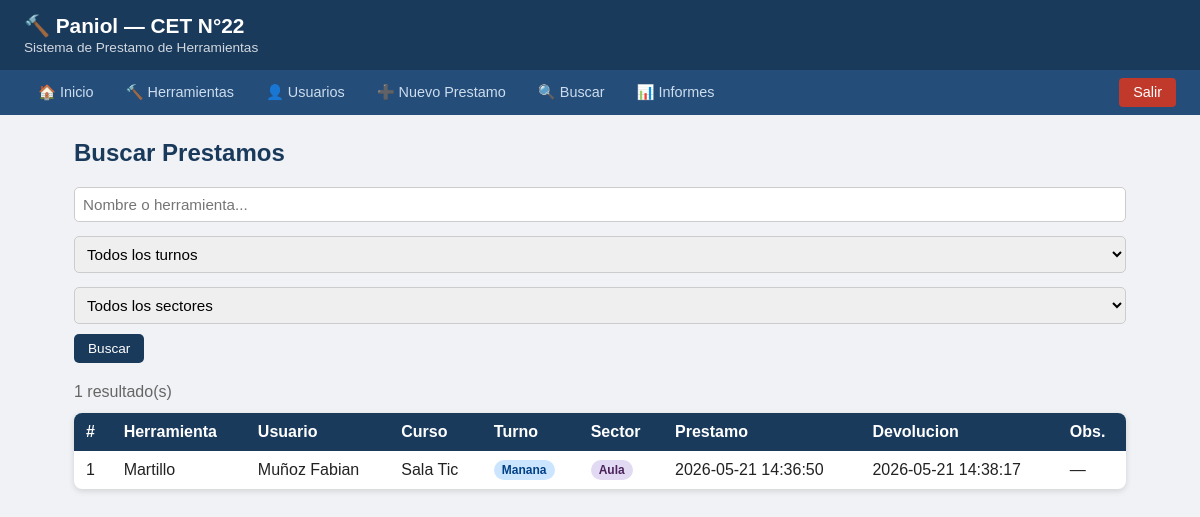
/buscar (signed in), run on the app's committed database.
### tables this page shows
CREATE TABLE prestamos (
            id                INTEGER PRIMARY KEY AUTOINCREMENT,
            herramienta_id    INTEGER NOT NULL,
            usuario_id        INTEGER NOT NULL,
            sector            TEXT NOT NULL,
            observaciones     TEXT,
            fecha_prestamo    TEXT NOT NULL,
            fecha_devolucion  TEXT, destino TEXT,
            FOREIGN KEY (herramienta_id) REFERENCES herramientas(id),
            FOREIGN KEY (usuario_id)     REFERENCES usuarios(id)
        );

CREATE TABLE herramientas (
            id          INTEGER PRIMARY KEY AUTOINCREMENT,
            nombre      TEXT NOT NULL,
            descripcion TEXT,
            cantidad    INTEGER DEFAULT 1,
            estado      TEXT DEFAULT 'Bueno'
        );

CREATE TABLE usuarios (
            id        INTEGER PRIMARY KEY AUTOINCREMENT,
            nombre    TEXT NOT NULL,
            curso     TEXT,
            division  TEXT,
            turno     TEXT NOT NULL,
            tipo      TEXT DEFAULT 'Alumno'
        );

### app.py (the view)
@app.route("/buscar")
def buscar():
    if login_req(): return redirect(url_for("login"))
    q      = request.args.get("q", "")
    turno  = request.args.get("turno", "todos")
    sector = request.args.get("sector", "todos")
    conn = get_conn()
    sql = """SELECT p.id, h.nombre as herramienta, u.nombre as usuario,
             u.curso, u.division, u.turno, u.tipo, p.sector, p.destino,
             p.fecha_prestamo, p.fecha_devolucion, p.observaciones
             FROM prestamos p
             JOIN herramientas h ON p.herramienta_id = h.id
             JOIN usuarios u ON p.usuario_id = u.id
             WHERE (h.nombre LIKE ? OR u.nombre LIKE ?)"""
    params = [f"%{q}%", f"%{q}%"]
    if turno  != "todos": sql += " AND u.turno=?";  params.append(turno)
    if sector != "todos": sql += " AND p.sector=?"; params.append(sector)
    sql += " ORDER BY p.fecha_prestamo DESC"
    resultados = conn.execute(sql, params).fetchall()
    conn.close()
    return render_template("buscar.html", resultados=resultados, q=q, turno=turno, sector=sector)

### app.py (called while the page is built)
def get_conn():
    conn = sqlite3.connect(DB_PATH)
    conn.row_factory = sqlite3.Row
    return conn

def login_req():
    return not session.get("logged")

### templates/buscar.html (shortened to what this page needs)
{% extends "base.html" %}
{% block content %}
<h2>Buscar Prestamos</h2>
<form method="GET" style="display:flex;gap:10px;flex-wrap:wrap;margin-bottom:20px">
  <input name="q" value="{{ q }}" placeholder="Nombre o herramienta..."
         style="flex:1;min-width:200px;padding:8px;border:1px solid #ccc;border-radius:5px">
  <select name="turno" style="padding:8px;border:1px solid #ccc;border-radius:5px">
    <option value="todos" {% if turno=='todos' %}selected{% endif %}>Todos los turnos</option>
  </select>
  <select name="sector" style="padding:8px;border:1px solid #ccc;border-radius:5px">
    <option value="todos"  {% if sector=='todos'  %}selected{% endif %}>Todos los sectores</option>
  </select>
  <button class="btn btn-primary" type="submit">Buscar</button>
</form>
{% if resultados %}
<p style="margin-bottom:12px;color:#666">{{ resultados|length }} resultado(s)</p>
<table>
  <thead>
    <tr><th>#</th><th>Herramienta</th><th>Usuario</th><th>Curso</th>
        <th>Turno</th><th>Sector</th><th>Prestamo</th><th>Devolucion</th><th>Obs.</th></tr>
  </thead>
  <tbody>
    {% for p in resultados %}
    <tr>
      <td>{{ p.id }}</td><td>{{ p.herramienta }}</td><td>{{ p.usuario }}</td>
      <td>{{ p.curso }} {{ p.division }}</td>
      <td><span class="badge {% if p.turno=='Manana' %}badge-manana{% else %}badge-tarde{% endif %}">{{ p.turno }}</span></td>
      <td><span class="badge {% if p.sector=='Taller' %}badge-taller{% else %}badge-aula{% endif %}">{{ p.sector }}</span></td>
      <td>{{ p.fecha_prestamo }}</td>
      <td>{{ p.fecha_devolucion or "Pendiente" }}</td>
      <td>{{ p.observaciones or "—" }}</td>
    </tr>
    {% endfor %}
  </tbody>
</table>
{% elif q %}
<p style="color:#666">No se encontraron resultados para "{{ q }}".</p>
{% endif %}
{% endblock %}

### templates/base.html (shortened to what this page needs)
<!DOCTYPE html>
<html lang="es">
<head>
</head>
<body>
<header>
  <h1>&#128296; Paniol &mdash; CET N&deg;22</h1>
  <small>Sistema de Prestamo de Herramientas</small>
</header>
<nav>
  <a href="/">&#127968; Inicio</a>
  <a href="/herramientas">&#128296; Herramientas</a>
  <a href="/usuarios">&#128100; Usuarios</a>
  <a href="/prestamos/nuevo">&#10133; Nuevo Prestamo</a>
  <a href="/buscar">&#128269; Buscar</a>
  <a href="/informes">&#128202; Informes</a>
  <a href="/logout" style="margin-left:auto;background:#c0392b;color:white;padding:6px 14px;border-radius:4px;text-decoration:none;font-size:.9rem">Salir</a>
</nav>
<main>
  {% block content %}{% endblock %}
</main>
</body>
</html>

### templates/base.html (style rules this page uses)
* { box-sizing:border-box;margin:0;padding:0 }
body { font-family:Arial,sans-serif;background:#f0f2f5;color:#222 }
header { background:#1a3a5c;color:white;padding:14px 24px }
header h1 { font-size:1.3rem }
header small { font-size:.85rem;opacity:.8 }
nav { background:#254d7a;display:flex;gap:4px;padding:8px 24px;flex-wrap:wrap }
nav a { color:#cde;text-decoration:none;padding:6px 14px;border-radius:4px;font-size:.9rem }
main { padding:24px;max-width:1100px;margin:auto }
h2 { margin-bottom:16px;color:#1a3a5c }
table { width:100%;border-collapse:collapse;background:white;border-radius:8px;overflow:hidden;box-shadow:0 2px 6px #0002 }
th { background:#1a3a5c;color:white;padding:10px 12px;text-align:left }
td { padding:9px 12px;border-bottom:1px solid #eee }
tr:last-child td { border-bottom:none }
.btn { display:inline-block;padding:7px 14px;border-radius:5px;text-decoration:none;font-size:.85rem;cursor:pointer;border:none;font-family:Arial }
.btn-primary { background:#1a3a5c;color:white }
.badge { display:inline-block;padding:3px 8px;border-radius:12px;font-size:.75rem;font-weight:bold }
.badge-manana { background:#cce5ff;color:#004085 }
.badge-aula { background:#e2d9f3;color:#4a235a }
form input,form select,form textarea { width:100%;padding:8px 10px;margin-top:4px;border:1px solid #ccc;border-radius:5px;font-size:.95rem }

### data on the page
prestamos: id "1", herramienta "Martillo", usuario "Muñoz Fabian", curso "Sala Tic", turno "Manana", sector "Aula", fecha_prestamo "2026-05-21 14:36:50", fecha_devolucion "2026-05-21 14:38:17", observaciones "—"

### other printed values
{{ resultados|length }} "1"
